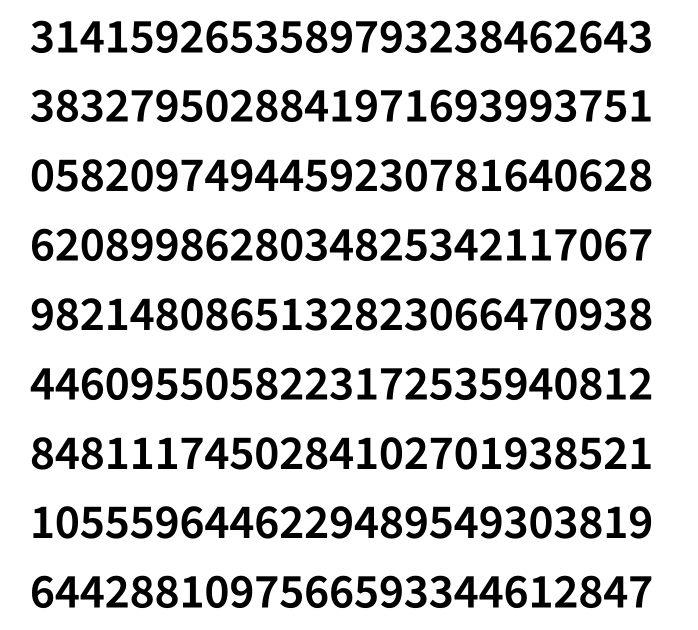
#> input picture train.png, 1396 x 1260 px (shown at 1/2 size)
$ python train.py   (older library calls are emulated)
#> lines starting #> are read from the running program, lines starting #| are printed output that depends on the picture; after the words box and inside, x2 and y2 are one past the last pixel; in counts of white or black regions, pixels touching at a corner belong together
import cv2
import sys
import numpy as np

im = cv2.imread('train.png')
#> im is the input picture: shape (1260, 1396, 3); min 0, max 255, mean 210
im3 = im.copy()

gray = cv2.cvtColor(im,cv2.COLOR_BGR2GRAY)
blur = cv2.GaussianBlur(gray,(5,5),0)
thresh = cv2.adaptiveThreshold(blur,255,1,1,11,2)
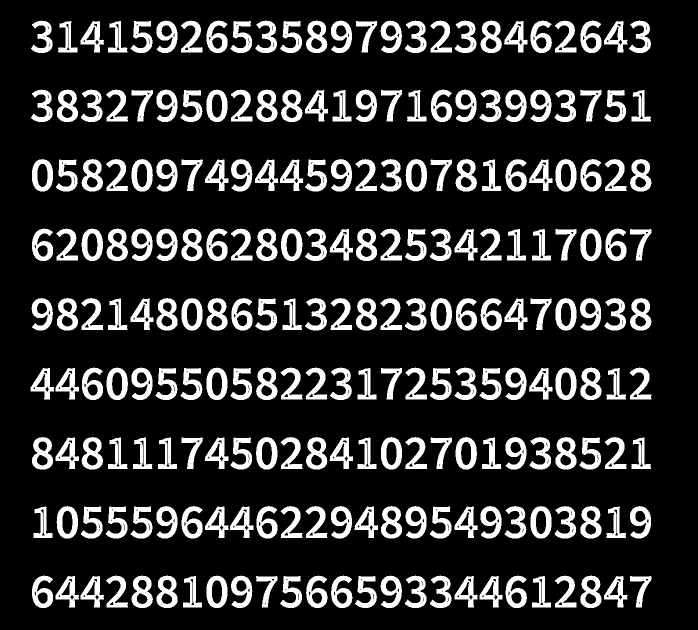
#> thresh: shape (1260, 1396) (shown at 1/2 size); 17.2% white; 225 white regions

#################      Now finding Contours         ###################

hierarchy,contours,_ = cv2.findContours(thresh,cv2.RETR_LIST,cv2.CHAIN_APPROX_SIMPLE)
#> contours = 835 contours, 318 with area under 20; largest, box (x1, y1, x2, y2) and area: (1160, 457, 1203, 522) 2186, (263, 318, 306, 383) 2186, (811, 318, 854, 383) 2184, (113, 1012, 156, 1077) 2182, (911, 874, 954, 939) 2182

samples =  np.empty((0,100))
responses = []
keys = [i for i in range(48,58)]

for cnt in contours:
    [x,y,w,h] = cv2.boundingRect(cnt)

    if  h>28:
        cv2.rectangle(im,(x,y),(x+w,y+h),(0,0,255),2)
        roi = thresh[y:y+h,x:x+w]
        roismall = cv2.resize(roi,(10,10))
        cv2.imshow('norm',im)
        key = cv2.waitKey(0)

        if key == 27:  # (escape to quit)
            sys.exit()
#> (the program exits here)

$ run again, with scp_example.png copied over train.png
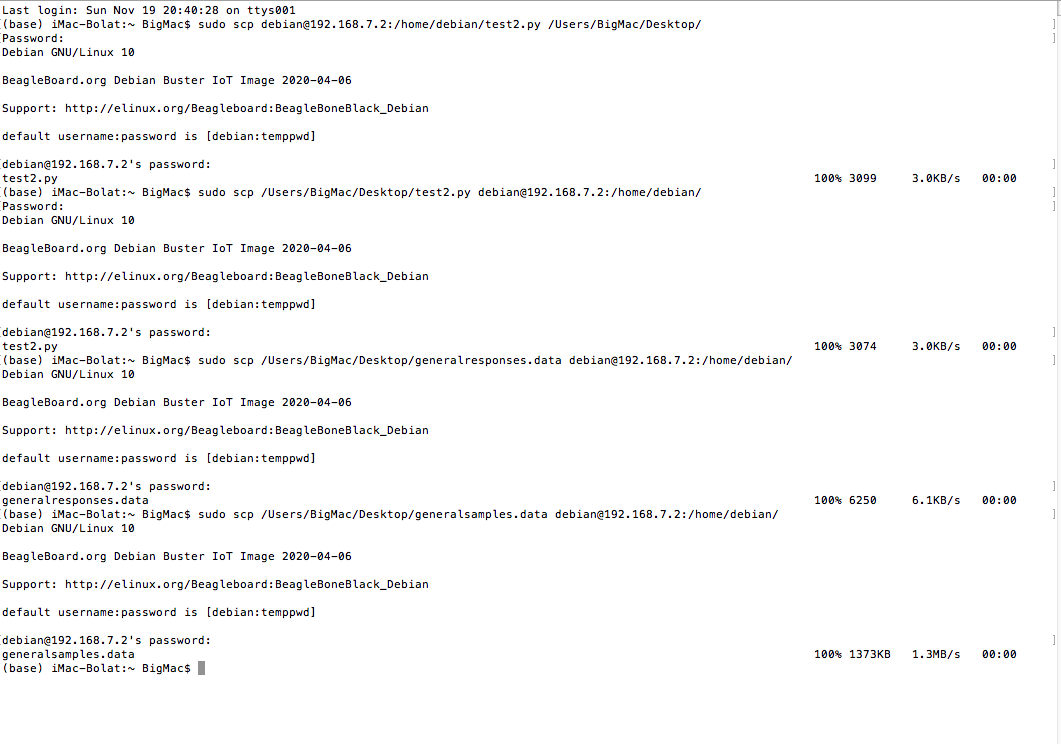
#> input picture scp_example.png, 1061 x 744 px
#> im is the input picture: shape (744, 1061, 3); mean B, G, R 247.9, 247.6, 247.7
#> `blur = cv2.GaussianBlur(gray,(5,5),0)`:
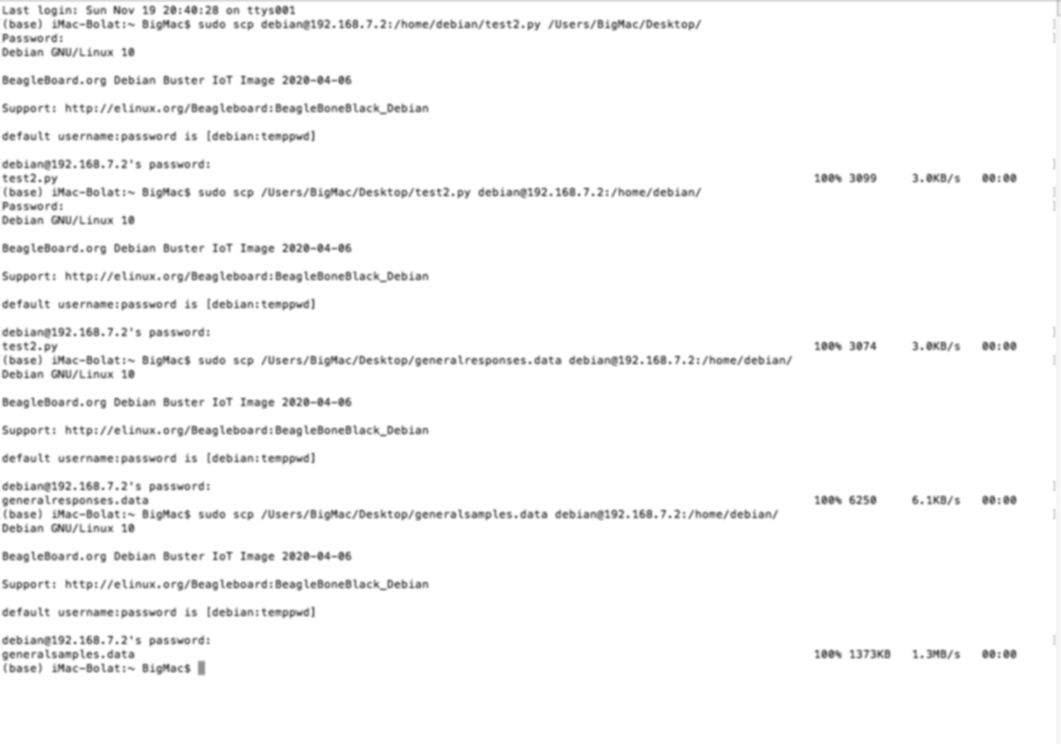
#> blur: shape (744, 1061); min 86, max 255, mean 247.7
#> `thresh = cv2.adaptiveThreshold(blur,255,1,1,11,2)`:
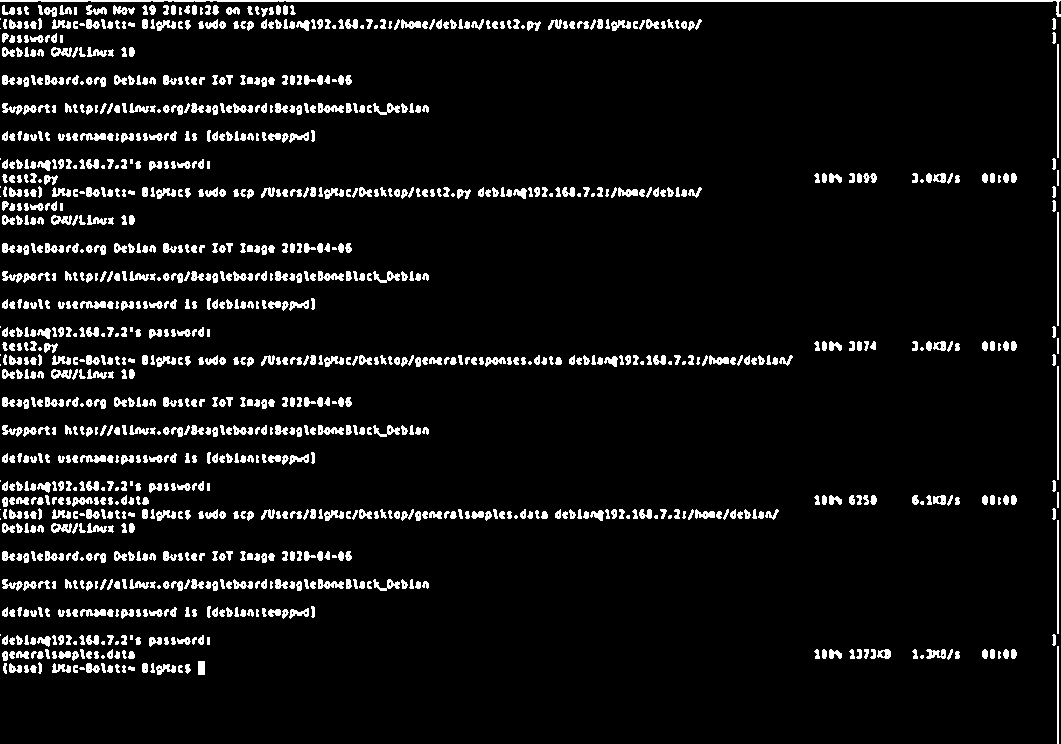
#> thresh: shape (744, 1061); 6.9% white; 1147 white regions (69 under 20 px)
#> contours = 1479 contours, 579 with area under 20; largest, box (x1, y1, x2, y2) and area: (0, 0, 1061, 17) 1059, (318, 579, 344, 589) 120, (318, 425, 344, 435) 120, (318, 271, 344, 281) 120, (318, 103, 344, 113) 120
